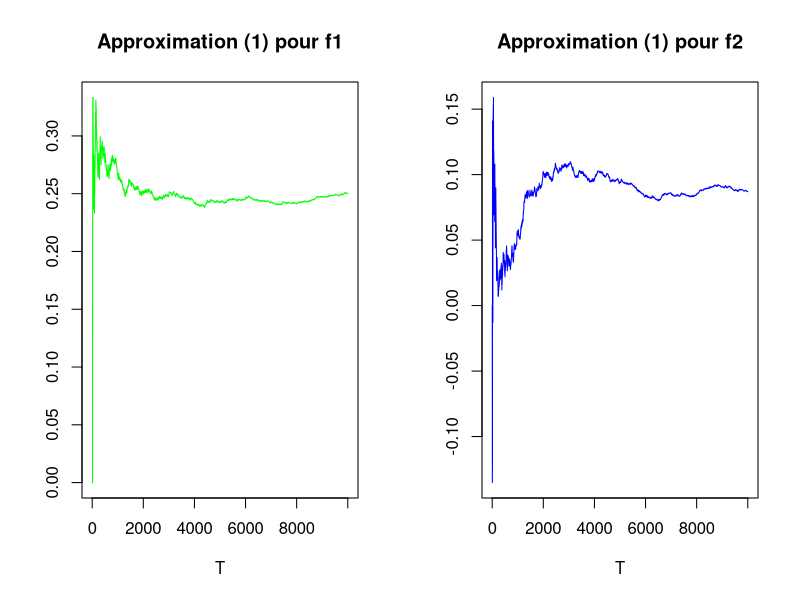

Recreate this plot in R.
f1_tilde<-function(x1,x2){
  return(exp(-(x1^2)/8 - (x2^2)/2 )*(abs(x2)<1))
}
f2_tilde<-function(x1,x2){
  return(( cos(x1)^2 + (1/2)*(sin(3*x2)^2)*cos(x1)^4 )*exp(-(x1^2)/8 - (x2^2)/2 ))
}
densite_g<-function(x1,x2){
  return((1/4*pi)*exp((-1/2)*((x1^2)/4+x2^2)))
}
#Question1
algo_metroplis<-function(n,f){
  #Intialiser xo
  X<-matrix(0,n,ncol=2)
  #Simuler les x(t) revient a simuler des variables aleatoires suivant une loi binomiale de paramètre alpha(la deuxieme partie du min) par la methode de la fonction inverse
  for (i in 2:n) {
    eps1<-rnorm(1,0,2)
    eps2<-rnorm(1,0,1)
    u<-runif(1)
    p<-(f(eps1,eps2)*densite_g(X[i-1,1],X[i-1,2]))/(densite_g(eps1,eps2)*f(X[i-1,1],X[i-1,2]))
    X[i,]<- (u<=p)*c(eps1,eps2)+(u>p)*X[i-1,]
  }
  return(X)
}
chaine_markov_Y<-algo_metroplis(1000,f2_tilde)
chaine_markov_X<-algo_metroplis(1000,f1_tilde)

#Question2
convergence_MH_f1<-function(n,f){
  x<-algo_metroplis(n,f)
  v<-(exp(x[,1])+exp(x[,2]))>=5
  s<-seq(1,n,1)
  vect_estim<-cumsum(v)/s
  return(vect_estim)
}
convergence_MH_f2<-function(n,f){
  x<-algo_metroplis(n,f)
  v<-cos(x[,1]*x[,2])*sin(x[,1])*exp(sin(x[,1]+x[,2]))
  s<-seq(1,n,1)
  vect_estim<-cumsum(v)/s
  return(vect_estim)
}
dev.off()
par(mfrow=c(1,2))
plot(1:10000,convergence_MH_f1(10000,f1_tilde),type='l',col="green",main="Approximation (1) pour f1",xlab="T",ylab="")
plot(1:10000,convergence_MH_f2(10000,f2_tilde),type='l',col="blue",main="Approximation (1) pour f2",xlab="T",ylab="")

#Question3 : Commentaires sur le rapport 